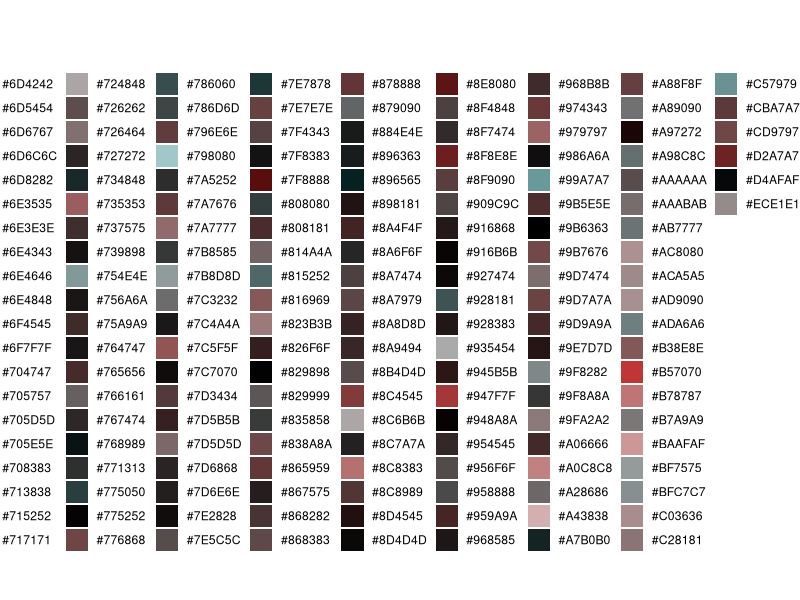

Recreate this plot in R.
library(ggplot2)
data3 = read.csv(
  file="hour2-01january2016-ig-avgcolour-id-mf-month-day-daynum-unixtime-hour.csv", 
    stringsAsFactors=F)
p = ggplot(data=data3, 
       aes(x="", fill=colour
      ),
           )
p= p + geom_bar(stat="count", width=1)
p = p + coord_polar(theta="y", start=0)
p=p+theme_void()
p = p + scale_fill_manual(values=I(data3$colour))

ggsave("scale-fill-manual-hour2-ig-van-01january-2016-piechart.png", p, width = 26.666666667, height = 26.666666667, dpi = 72, limitsize = FALSE) # 26.6666667 = 1920/72dpi
warnings()
